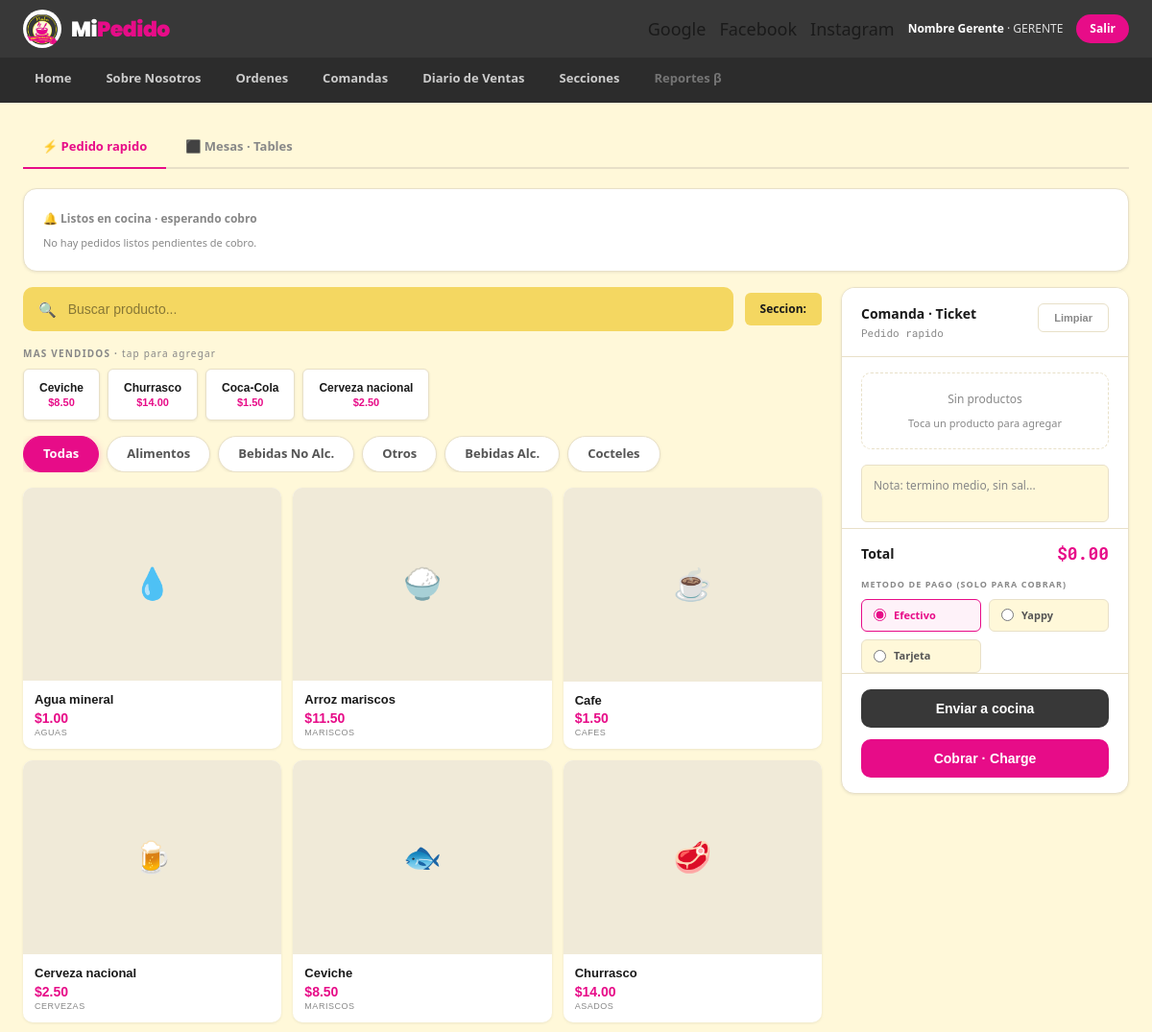
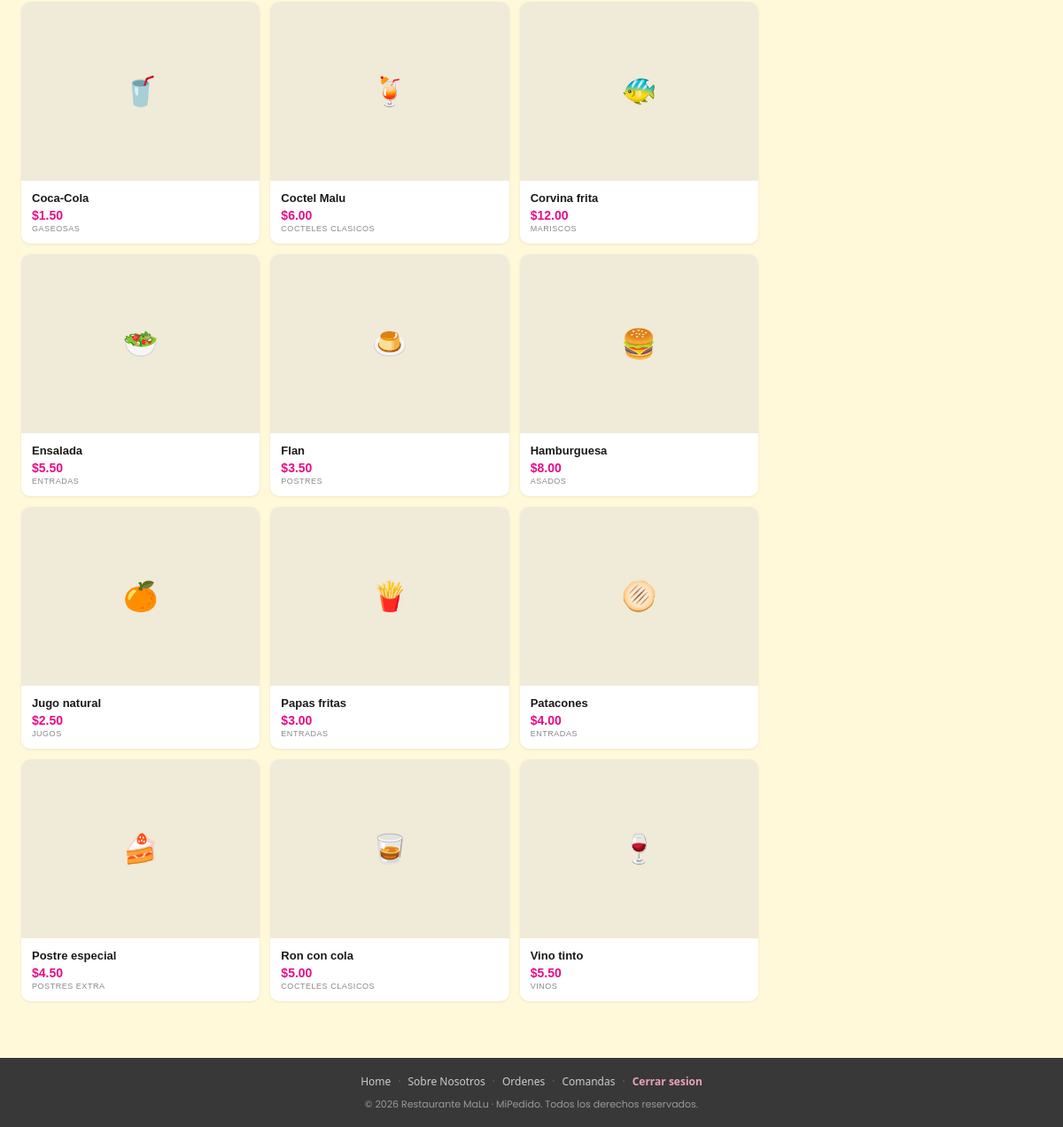
The app's page /php/pages/orders.php (signed in) with its own data (2 pictures, top to bottom).
### tables this page shows
CREATE TABLE productos (
  id_producto     INT AUTO_INCREMENT PRIMARY KEY,
  nombre          VARCHAR(100) NOT NULL,
  precio          DECIMAL(8,2) NOT NULL,
  id_subcategoria INT NOT NULL,
  emoji           VARCHAR(10) DEFAULT '🍽️',
  mas_vendido     TINYINT(1) NOT NULL DEFAULT 0,
  activo          TINYINT(1) NOT NULL DEFAULT 1,
  CONSTRAINT fk_producto_subcat FOREIGN KEY (id_subcategoria) REFERENCES subcategorias(id_subcategoria)
);

CREATE TABLE categorias (
  id_categoria  INT AUTO_INCREMENT PRIMARY KEY,
  nombre        VARCHAR(60) NOT NULL,
  id_seccion    INT NOT NULL,
  CONSTRAINT fk_categoria_seccion FOREIGN KEY (id_seccion) REFERENCES secciones(id_seccion)
);

CREATE TABLE subcategorias (
  id_subcategoria INT AUTO_INCREMENT PRIMARY KEY,
  nombre          VARCHAR(60) NOT NULL,
  id_categoria    INT NOT NULL,
  CONSTRAINT fk_subcat_categoria FOREIGN KEY (id_categoria) REFERENCES categorias(id_categoria)
);

### php/pages/orders.php (the view, shortened to what this page needs)
<?php
$idSeccion      = $_SESSION['idSeccion'] ?? 1;
$carritoRapido = $_SESSION['carritoRapido'] ?? [];
$vista     = $_GET['vista'] ?? 'rapido';
$catFiltro = $_GET['cat'] ?? null;
$q         = $_GET['q'] ?? null;
?>
<!DOCTYPE html>
<html lang="es">
<head>
    <link rel="stylesheet" href="<?= CSS_URL ?>main.css">
    <link rel="stylesheet" href="<?= CSS_URL ?>layout.css">
    <link rel="stylesheet" href="<?= CSS_URL ?>orders.css">
</head>
<body>
<?php require __DIR__ . '/../includes/header.php'; ?>
<main class="main-content" style="min-height:auto">
    <div class="view-tabs">
        <a class="view-tab <?= ($vista === 'rapido') ? 'active' : '' ?>" href="orders.php?vista=rapido">⚡ Pedido rapido</a>
        <a class="view-tab <?= ($vista === 'mesas') ? 'active' : '' ?>" href="orders.php?vista=mesas">⬛ Mesas · Tables</a>
    </div>
    <?php if ($vista === 'rapido'): ?>
    <?php
        $pdoL = getConnection();
        $psL = $pdoL->prepare(
            "SELECT id_pedido, origen, id_mesa, comensal, total, fecha_hora FROM pedidos
             WHERE estado='listo' AND cobrado=0 AND id_seccion=? ORDER BY fecha_hora"
        );
        $psL->execute([$idSeccion]);
        $listos = $psL->fetchAll();
    ?>
    <div class="card" style="margin-bottom:16px">
        <div class="page-subtitle" style="margin-bottom:8px;font-weight:700">🔔 Listos en cocina · esperando cobro</div>
        <div style="display:flex;flex-wrap:wrap;gap:10px">
        <?php if (empty($listos)): ?>
            <span class="text-muted text-xs">No hay pedidos listos pendientes de cobro.</span>
        <?php else: foreach ($listos as $rl):
            $origenLbl = ($rl['origen'] === 'mesa') ? ('Mesa ' . $rl['id_mesa'] . ' · ' . $rl['comensal']) : 'Pedido rapido';
        ?>
            <form method="post" action="orders.php" style="display:flex;align-items:center;gap:8px;background:var(--content-bg);border:1px solid var(--card-border);border-radius:8px;padding:8px 12px">
                <input type="hidden" name="accion" value="cobrarListo">
                <input type="hidden" name="vista" value="rapido">
                <input type="hidden" name="idPedido" value="<?= (int) $rl['id_pedido'] ?>">
                <span style="font-size:12px;font-weight:700">#<?= (int) $rl['id_pedido'] ?> · <?= htmlspecialchars($origenLbl) ?> · $<?= number_format($rl['total'], 2) ?></span>
                <select name="metodoPago" style="font-size:11px;padding:4px;border-radius:4px">
                    <option value="efectivo">Efectivo</option>
                    <option value="yappy">Yappy</option>
                    <option value="tarjeta">Tarjeta</option>
                </select>
                <button type="submit" class="btn-primary" style="font-size:11px;padding:6px 10px">Cobrar</button>
            </form>
        <?php endforeach; endif; ?>
        </div>
    </div>
    <div class="orders-layout">
        <section class="products-panel">
            <div class="orders-toprow">
                <form method="get" action="orders.php" class="search-bar" style="flex:1">
                    <span class="search-icon">🔍</span>
                    <input type="text" name="q" value="<?= htmlspecialchars($q ?? '') ?>" placeholder="Buscar producto...">
                </form>
                <span class="section-badge">Seccion: <?= htmlspecialchars($_SESSION['seccionNombre'] ?? '') ?></span>
            </div>
            <div class="bestsellers-row">
                <div class="row-label">Mas vendidos · <span style="font-weight:400;text-transform:none">tap para agregar</span></div>
                <div class="bestsellers-chips">
                <?php
                    $rsB = $pdoL->query("SELECT id_producto, nombre, precio FROM productos WHERE mas_vendido=1 AND activo=1");
                    foreach ($rsB->fetchAll() as $rb):
                ?>
                    <form method="post" action="orders.php" style="display:inline">
                        <button type="submit" class="bestseller-chip" style="border:1px solid var(--card-border)">
                            <span><?= htmlspecialchars($rb['nombre']) ?></span>
                            <span class="chip-price">$<?= number_format($rb['precio'], 2) ?></span>
                        </button>
                    </form>
                <?php endforeach; ?>
                </div>
            </div>
            <div class="cat-tabs">
                <a class="cat-tab <?= ($catFiltro === null) ? 'active' : '' ?>" href="orders.php?vista=rapido">Todas</a>
                <?php
                    $psC = $pdoL->prepare("SELECT id_categoria, nombre FROM categorias ORDER BY (id_seccion = ?) DESC, id_categoria");
                    $psC->execute([$idSeccion]);
                    foreach ($psC->fetchAll() as $rc):
                        $activeCls = ((string) $rc['id_categoria'] === (string) $catFiltro) ? 'active' : '';
                ?>
                    <a class="cat-tab <?= $activeCls ?>" href="orders.php?vista=rapido&cat=<?= (int) $rc['id_categoria'] ?>"><?= htmlspecialchars($rc['nombre']) ?></a>
                <?php endforeach; ?>
            </div>
            <div class="product-grid">
                <?php
                    $sql = "SELECT p.id_producto, p.nombre, p.precio, p.emoji, sc.nombre AS subcat
                            FROM productos p
                            JOIN subcategorias sc ON p.id_subcategoria = sc.id_subcategoria
                            JOIN categorias c ON sc.id_categoria = c.id_categoria
                            WHERE p.activo = 1 ";
                    $params = [];
                    $sql .= 'ORDER BY p.nombre';
                    $psP = $pdoL->prepare($sql);
                    $psP->execute($params);
                    $productos = $psP->fetchAll();
                    if (empty($productos)):
                ?>
                        <div style="grid-column:1/-1;color:var(--text-muted);padding:24px;text-align:center">Sin resultados</div>
                <?php else: foreach ($productos as $rp2): ?>
                    <form method="post" action="orders.php" style="display:contents">
                        <button type="submit" class="product-card" style="border:none;text-align:left;cursor:pointer">
                            <div class="product-img"><span style="font-size:32px"><?= $rp2['emoji'] ?></span></div>
                            <div class="product-body">
                                <div class="product-name"><?= htmlspecialchars($rp2['nombre']) ?></div>
                                <div class="product-price">$<?= number_format($rp2['precio'], 2) ?></div>
                                <div class="product-cat-badge"><?= htmlspecialchars($rp2['subcat']) ?></div>
                            </div>
                        </button>
                    </form>
                <?php endforeach; endif; ?>
            </div>
        </section>
        <aside class="ticket-panel">
            <div class="ticket-header">
                <div>
                    <div class="ticket-title">Comanda · Ticket</div>
                    <div class="ticket-num">Pedido rapido</div>
                </div>
                <form method="post" action="orders.php">
                    <button type="submit" class="btn-ghost" style="font-size:11px">Limpiar</button>
                </form>
            </div>
            <div class="ticket-items">
            <?php
                $totalRapido = 0;
                if (empty($carritoRapido)):
            ?>
                <div class="ticket-empty"><span>Sin productos</span><span class="text-muted text-xs">Toca un producto para agregar</span></div>
            <?php
                endif;
            ?>
            </div>
            <form method="post" action="orders.php">
            <div class="ticket-note">
                <textarea name="nota" placeholder="Nota: termino medio, sin sal..." rows="2"></textarea>
            </div>
            <div class="ticket-total">
                <span>Total</span>
                <span class="total-amount">$<?= number_format($totalRapido, 2) ?></span>
            </div>
            <div class="payment-row">
                <span class="pay-label">Metodo de pago (solo para Cobrar)</span>
                <div class="pay-options">
                    <label class="pay-opt"><input type="radio" name="metodoPago" value="efectivo" checked><span>Efectivo</span></label>
                    <label class="pay-opt"><input type="radio" name="metodoPago" value="yappy"><span>Yappy</span></label>
                    <label class="pay-opt"><input type="radio" name="metodoPago" value="tarjeta"><span>Tarjeta</span></label>
                </div>
            </div>
            <div class="ticket-actions">
                <button type="submit" name="accion" value="enviarRapido" class="btn-kitchen">Enviar a cocina</button>
                <button type="submit" name="accion" value="cobrarRapido" class="btn-charge">Cobrar · Charge</button>
            </div>
            </form>
        </aside>
    </div>
    <?php endif; ?>
</main>
<?php require __DIR__ . '/../includes/footer.php'; ?>
</body>
</html>

### records on screen
productos: nombre "Ceviche", precio "8.50", emoji "🐟", id_subcategoria.nombre "MARISCOS"
productos: nombre "Churrasco", precio "14.00", emoji "🥩", id_subcategoria.nombre "ASADOS"
productos: nombre "Coca-Cola", precio "1.50", emoji "🥤", id_subcategoria.nombre "GASEOSAS"
productos: nombre "Cerveza nacional", precio "2.50", emoji "🍺", id_subcategoria.nombre "CERVEZAS"
categorias: nombre "Alimentos"
categorias: nombre "Bebidas No Alc."
categorias: nombre "Otros"
categorias: nombre "Bebidas Alc."
categorias: nombre "Cocteles"
productos: emoji "💧", nombre "Agua mineral", precio "1.00", id_subcategoria.nombre "AGUAS"
productos: emoji "🍚", nombre "Arroz mariscos", precio "11.50", id_subcategoria.nombre "MARISCOS"
productos: emoji "☕", nombre "Cafe", precio "1.50", id_subcategoria.nombre "CAFES"
productos: emoji "🍹", nombre "Coctel Malu", precio "6.00", id_subcategoria.nombre "COCTELES CLASICOS"
productos: emoji "🐠", nombre "Corvina frita", precio "12.00", id_subcategoria.nombre "MARISCOS"
productos: emoji "🥗", nombre "Ensalada", precio "5.50", id_subcategoria.nombre "ENTRADAS"
productos: emoji "🍮", nombre "Flan", precio "3.50", id_subcategoria.nombre "POSTRES"
productos: emoji "🍔", nombre "Hamburguesa", precio "8.00", id_subcategoria.nombre "ASADOS"
productos: emoji "🍊", nombre "Jugo natural", precio "2.50", id_subcategoria.nombre "JUGOS"
productos: emoji "🍟", nombre "Papas fritas", precio "3.00", id_subcategoria.nombre "ENTRADAS"
productos: emoji "🫓", nombre "Patacones", precio "4.00", id_subcategoria.nombre "ENTRADAS"
productos: emoji "🍰", nombre "Postre especial", precio "4.50", id_subcategoria.nombre "POSTRES EXTRA"
productos: emoji "🥃", nombre "Ron con cola", precio "5.00", id_subcategoria.nombre "COCTELES CLASICOS"
productos: emoji "🍷", nombre "Vino tinto", precio "5.50", id_subcategoria.nombre "VINOS"

### other values on screen
$nombreUser "Nombre Gerente"
$rolActual "GERENTE"
$totalRapido "0.00"
